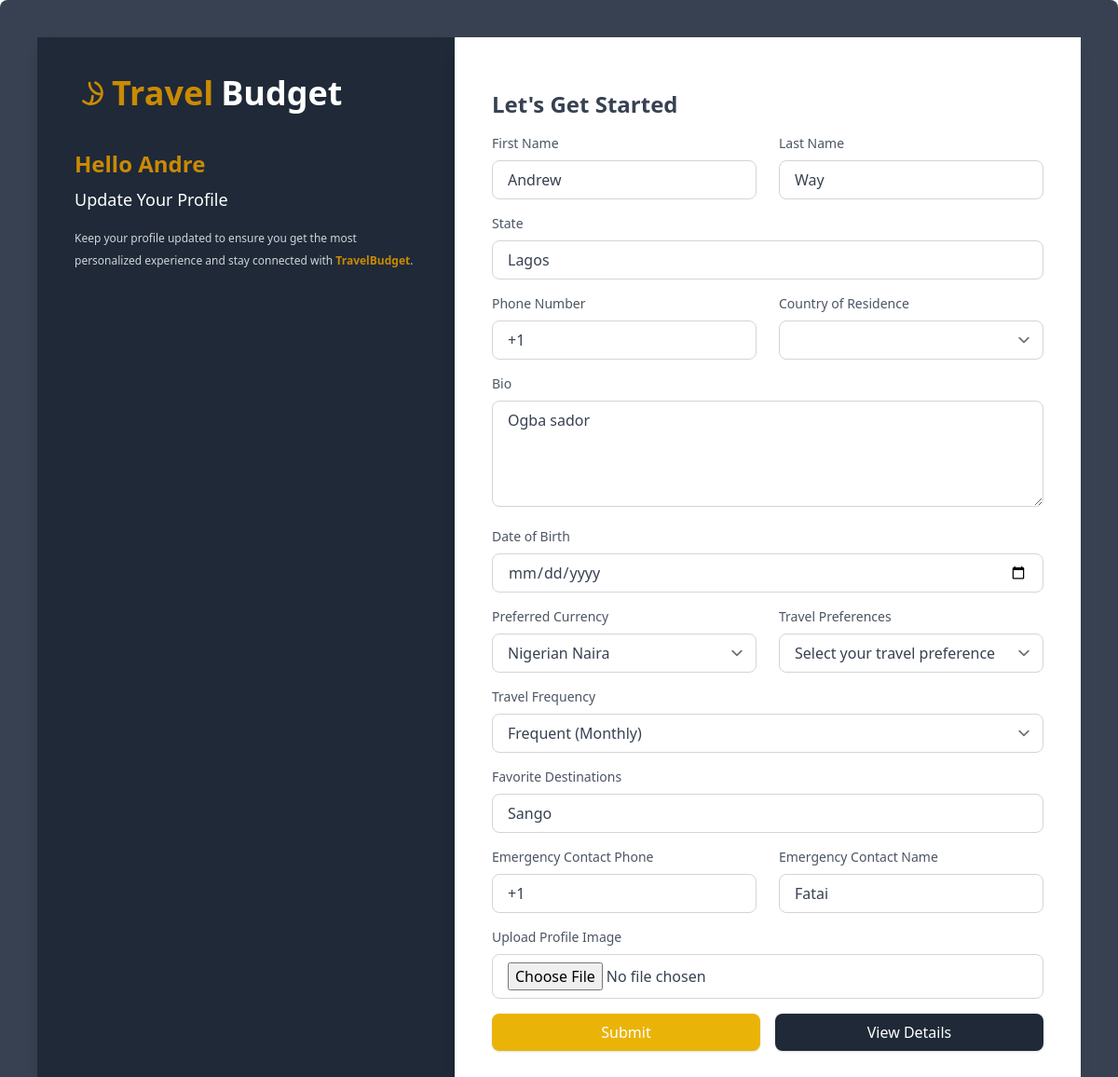
Screenshot of /userProfile/update_profile/ (signed in) with the database file from the repository.
### account/models.py (models this page shows)
class Account(AbstractUser):
    email = models.EmailField(unique=True)

### userProfile/models.py (models this page shows, shortened)
class User_Profile(models.Model):
    CURRENCY_CHOICES = [
        ('USD', 'US Dollar'),
        ('EUR', 'Euro'),
        ('GBP', 'British Pound'),
        ('JPY', 'Japanese Yen'),
        ('AUD', 'Australian Dollar'),
        ('CAD', 'Canadian Dollar'),
        ('CHF', 'Swiss Franc'),
        ('CNY', 'Chinese Yuan'),
        ('SEK', 'Swedish Krona'),
        ('NZD', 'New Zealand Dollar'),
        ('MXN', 'Mexican Peso'),
        ('SGD', 'Singapore Dollar'),
        ('HKD', 'Hong Kong Dollar'),
        ('NOK', 'Norwegian Krone'),
        ('KRW', 'South Korean Won'),
        ('TRY', 'Turkish Lira'),
        ('INR', 'Indian Rupee'),
        ('RUB', 'Russian Ruble'),
        ('ZAR', 'South African Rand'),
        ('BRL', 'Brazilian Real'),
        ('THB', 'Thai Baht'),
        ('MYR', 'Malaysian Ringgit'),
        ('IDR', 'Indonesian Rupiah'),
        ('PHP', 'Philippine Peso'),
        ('VND', 'Vietnamese Dong'),
        ('ILS', 'Israeli Shekel'),
        ('PLN', 'Polish Zloty'),
        ('AED', 'United Arab Emirates Dirham'),
        ('SAR', 'Saudi Riyal'),
        ('EGP', 'Egyptian Pound'),
        ('PKR', 'Pakistani Rupee'),
        ('BDT', 'Bangladeshi Taka'),
        ('NGN', 'Nigerian Naira'),
        ('KWD', 'Kuwaiti Dinar'),
    ]
    TRAVEL_PREFERENCES = (
        ('adventure', 'Adventure'),
        ('relaxation', 'Relaxation'),
        ('culture', 'Culture'),
        ('nature', 'Nature'),
        ('luxury', 'Luxury'),
        ('others', 'Others')
    )
    TRAVEL_FREQUENCY_CHOICES = (
        ('frequent', 'Frequent (Monthly)'),
        ('occasional', 'Occasional (Quarterly)'),
        ('rare', 'Rare (Yearly)'),
    )
    user = models.OneToOneField(Account, on_delete=models.CASCADE, related_name='profile')
    firstname = models.CharField(max_length=255, null=True, blank=True)
    lastname = models.CharField(max_length=255, null=True, blank=True)
    dob = models.DateField(null=True, blank=True)
    bio = models.TextField( blank=True, null=True)
    preferred_currency = models.CharField(max_length=10, choices=CURRENCY_CHOICES, default='USD', blank=True, null=True)
    travel_preferences = models.CharField(max_length=20, choices=TRAVEL_PREFERENCES, blank=True, null=True)
    travel_frequency = models.CharField(max_length=20, choices=TRAVEL_FREQUENCY_CHOICES, blank=True, null=True)
    image = models.ImageField(upload_to='profile_image', validators=[FileExtensionValidator(['png', 'jpg', 'jpeg'])], blank=True, null=True)
    country = models.CharField(max_length=100, blank=True, null=True)
    city = models.CharField(max_length=100, blank=True, null=True)
    phone_number = models.CharField(
        max_length=15,
        blank=True,
        null=True
    )
    favorite_destinations = models.TextField(blank=True, null=True)
    emergency_contact_name = models.CharField(max_length=100, blank=True, null=True)
    emergency_contact_phone = models.CharField(
        max_length=20,
        blank=True,
        null=True
    )
    complete_profile = models.BooleanField(default=False)

### userProfile/views.py (the view)
# urls.py: path('update_profile/', views.update_profile, name='update_profile')
@login_required
def update_profile(request):
    user_profile = get_object_or_404(User_Profile, user=request.user)
    if request.method == 'POST':
        step_one_form = StepOneForm(request.POST, instance=user_profile)
        step_two_form = StepTwoForm(request.POST, request.FILES, instance=user_profile)
        if step_one_form.is_valid() and step_two_form.is_valid():
            step_one_form.save()
            step_two_form.save()
            return redirect('profile_detail')  # Replace with your success page URL
    else:
        step_one_form = StepOneForm(instance=user_profile)
        step_two_form = StepTwoForm(instance=user_profile)
    return render(request, 'userProfile/edit_profile.html', {
        'step_one_form': step_one_form,
        'step_two_form': step_two_form,
    })

### userProfile/forms.py
class StepOneForm(ModelForm):
    class Meta:
        model = User_Profile
        fields = ['firstname', 'lastname', 'dob', 'bio', 'country', 'city', 'phone_number']

class StepTwoForm(ModelForm):
    class Meta:
        model = User_Profile
        fields = [
            'preferred_currency','travel_preferences', 'travel_frequency', 'image',
            'favorite_destinations',
            'emergency_contact_name', 'emergency_contact_phone'
        ]

### userProfile/templates/userProfile/edit_profile.html (shortened to what this page needs)
{% extends 'base.html' %}
{% block main %}
<div class="w-full p-0 md:p-10 bg-gray-700 md:h-screen rounded-lg">
    <div class="flex flex-col md:flex-row justify-center h-full rounded-md">
        <div class="md:w-[40%] bg-gray-800 p-10 shadow-lg text-white">
            <div class="mb-10">
                <a href="/" class="text-4xl font-bold flex items-center gap-2">
                    <svg xmlns="http://www.w3.org/2000/svg" class="h-8 w-8 text-yellow-600" fill="none" viewBox="0 0 24 24" stroke="currentColor">
                        <path stroke-linecap="round" stroke-linejoin="round" stroke-width="2" d="M16.88 3.549a9 9 0 11-9.831 14.835m7.398-4.148A9.05 9.05 0 0112 21v.01M21 12.74a9.05 9.05 0 01-9-9" />
                    </svg>
                    <span class="text-yellow-600">Travel</span>Budget
                </a>
            </div>
            <div class="mb-6">
                <h3 class="text-2xl font-bold mb-2 text-yellow-600">Hello {{ user.username }}</h3>
                <h3 class="text-lg font-medium mb-4">Update Your Profile</h3>
                <p class="text-gray-300 leading-6 text-xs">
                    Keep your profile updated to ensure you get the most personalized experience and stay connected with
                    <span class="text-yellow-600 font-semibold">TravelBudget</span>.
                </p>
            </div>
        </div>
        <div class="md:w-[60%] bg-white p-10 shadow-lg overflow-y-auto">
            <form method="POST" class="space-y-4" enctype="multipart/form-data">
                <h3 class="text-2xl font-bold text-gray-700 mb-6">Let's Get Started</h3>
                <div class="flex flex-col md:flex-row gap-6 mt-5">
                    <div class="w-full">
                        <label for="firstname" class="block text-gray-600 text-sm font-medium mb-2">First Name</label>
                        <input type="text" id="firstname" name="firstname" value="{{ step_one_form.firstname.value }}" placeholder="Enter your first name"
                            class="w-full px-4 py-2 border border-gray-300 rounded-lg focus:outline-none focus:ring-2 focus:ring-yellow-600 focus:border-transparent text-gray-700" required>
                    </div>
                    <div class="w-full">
                        <label for="lastname" class="block text-gray-600 text-sm font-medium mb-2">Last Name</label>
                        <input type="text" id="lastname" name="lastname" value="{{ step_one_form.lastname.value }}" placeholder="Enter your last name"
                            class="w-full px-4 py-2 border border-gray-300 rounded-lg focus:outline-none focus:ring-2 focus:ring-yellow-600 focus:border-transparent text-gray-700" required>
                    </div>
                </div>
                <div class="w-full mt-5">
                    <label for="city" class="block text-gray-600 text-sm font-medium mb-2">State</label>
                    <input type="text" id="city" name="city" value="{{ step_one_form.city.value }}" placeholder="Enter your State"
                        class="w-full px-4 py-2 border border-gray-300 rounded-lg focus:outline-none focus:ring-2 focus:ring-yellow-600 focus:border-transparent text-gray-700" required>
                </div>
                <div class="flex flex-col md:flex-row gap-6 mt-5">
                    <div class="w-full relative">
                        <label for="phone_number" class="block text-gray-600 text-sm font-medium mb-2">Phone Number</label>
                        <input type="tel" id="phone_number" name="phone_number" value="{{ step_one_form.phone_number.value }}" placeholder="Enter your phone number"
                            class="w-full px-4 py-2 border border-gray-300 rounded-lg focus:outline-none focus:ring-2 focus:ring-yellow-600 focus:border-transparent text-gray-700" required>
                    </div>
                    <div class="w-full">
                        <label for="country" class="block text-gray-600 text-sm font-medium mb-2">Country of Residence</label>
                        <select id="country" name="country" class="w-full px-4 py-2 border border-gray-300 rounded-lg focus:outline-none focus:ring-2 focus:ring-yellow-600 focus:border-transparent text-gray-700" required>
                        </select>
                    </div>
                </div>
                <div class="w-full mt-5">
                    <label for="bio" class="block text-gray-600 text-sm font-medium mb-2">Bio</label>
                    <textarea id="bio" name="bio" rows="4" placeholder="Enter your bio"
                        class="w-full px-4 py-2 border border-gray-300 rounded-lg focus:outline-none focus:ring-2 focus:ring-yellow-600 focus:border-transparent text-gray-700">{{ step_one_form.bio.value }}</textarea>
                </div>
                <div class="w-full mt-5">
                    <label for="dob" class="block text-gray-600 text-sm font-medium mb-2">Date of Birth</label>
                    <input type="date" id="dob" name="dob" value="{{ step_one_form.dob.value }}" class="w-full px-4 py-2 border border-gray-300 rounded-lg focus:outline-none focus:ring-2 focus:ring-yellow-600 focus:border-transparent text-gray-700">
                </div>
                <div class="flex flex-col md:flex-row gap-6">
                    <div class="w-full">
                        <label for="preferred_currency" class="block text-gray-600 text-sm font-medium mb-2">Preferred Currency</label>
                        <select id="preferred_currency" name="preferred_currency"
                            class="w-full px-4 py-2 border border-gray-300 rounded-lg focus:outline-none focus:ring-2 focus:ring-yellow-600 focus:border-transparent text-gray-700">
                            {% for key, value in step_two_form.fields.preferred_currency.choices %}
                                <option value="{{ key }}" {% if step_two_form.instance.preferred_currency == key %}selected{% endif %}>{{ value }}</option>
                            {% endfor %}
                        </select>
                    </div>
                    <div class="w-full">
                        <label for="travel_preferences" class="block text-gray-600 text-sm font-medium mb-2">Travel Preferences</label>
                        <select id="travel_preferences" name="travel_preferences"
                            class="w-full px-4 py-2 border border-gray-300 rounded-lg focus:outline-none focus:ring-2 focus:ring-yellow-600 focus:border-transparent text-gray-700">
                            <option value="">Select your travel preference</option>
                        </select>
                    </div>
                </div>
                <div class="w-full mt-5">
                    <label for="travel_frequency" class="block text-gray-600 text-sm font-medium mb-2">Travel Frequency</label>
                    <select id="travel_frequency" name="travel_frequency"
                        class="w-full px-4 py-2 border border-gray-300 rounded-lg focus:outline-none focus:ring-2 focus:ring-yellow-600 focus:border-transparent text-gray-700">
                        {% for key, value in step_two_form.fields.travel_frequency.choices %}
                            <option value="{{ key }}" {% if step_two_form.instance.travel_frequency == key %}selected{% endif %}>{{ value }}</option>
                        {% endfor %}
                    </select>
                </div>
                <div class="w-full">
                    <label for="favorite_destinations" class="block text-gray-600 text-sm font-medium mb-2">Favorite Destinations</label>
                    <input type="text" id="favorite_destinations" name="favorite_destinations"
                           value="{{ step_two_form.favorite_destinations.value }}" placeholder="Enter your Favorite Destinations"
                           class="w-full px-4 py-2 border border-gray-300 rounded-lg focus:outline-none focus:ring-2 focus:ring-yellow-600 focus:border-transparent text-gray-700" required>
                </div>
                <div class="flex flex-col md:flex-row gap-6 mt-5">
                    <div class="w-full relative">
                        <label for="emergency_contact_phone" class="block text-gray-600 text-sm font-medium mb-2">Emergency Contact Phone</label>
                        <input type="tel" id="emergency_contact_phone" name="emergency_contact_phone"
                               value="{{ step_two_form.emergency_contact_phone.value }}"
                               class="w-full px-4 py-2 border border-gray-300 rounded-lg focus:outline-none focus:ring-2 focus:ring-yellow-600 focus:border-transparent text-gray-700">
                    </div>
                    <div class="w-full">
                        <label for="emergency_contact_name" class="block text-gray-600 text-sm font-medium mb-2">Emergency Contact Name</label>
                        <input type="text" id="emergency_contact_name" name="emergency_contact_name"
                               value="{{ step_two_form.emergency_contact_name.value }}" placeholder="Enter Emergency Contact Name"
                               class="w-full px-4 py-2 border border-gray-300 rounded-lg focus:outline-none focus:ring-2 focus:ring-yellow-600 focus:border-transparent text-gray-700" required>
                    </div>
                </div>
                <div class="w-full mt-5">
                    <label for="profile_image" class="block text-gray-600 text-sm font-medium mb-2">Upload Profile Image</label>
                    <input type="file" id="profile_image" name="image"
                           accept="image/*"
                           class="w-full px-4 py-2 border border-gray-300 rounded-lg focus:outline-none focus:ring-2 focus:ring-yellow-600 focus:border-transparent text-gray-700">
                </div>
                <div class="mt-10 flex justify-center gap-4">
                    <button type="submit"
                            class="px-6 py-2 w-full bg-yellow-500 hover:bg-yellow-600 text-white font-medium rounded-lg focus:outline-none focus:ring-2 focus:ring-yellow-600 shadow transition duration-300">
                        Submit
                    </button>
                    <a href="{% url 'profile_detail' %}"
                    class="px-6 py-2 bg-gray-800 w-full text-center hover:bg-gray-700 text-white font-medium rounded-lg focus:outline-none focus:ring-2 focus:ring-gray-600 shadow transition duration-300">
                        View Details
                    </a>
                </div>
            </form>
        </div>
    </div>
</div>
{% endblock %}

### rows the page displays
Account: username "Andre"
User_Profile: firstname "Andrew", lastname "Way", city "Lagos", phone_number "+1", bio "Ogba sador", preferred_currency "Nigerian Naira", travel_frequency "Frequent (Monthly)", favorite_destinations "Sango", emergency_contact_phone "+1", emergency_contact_name "Fatai"
